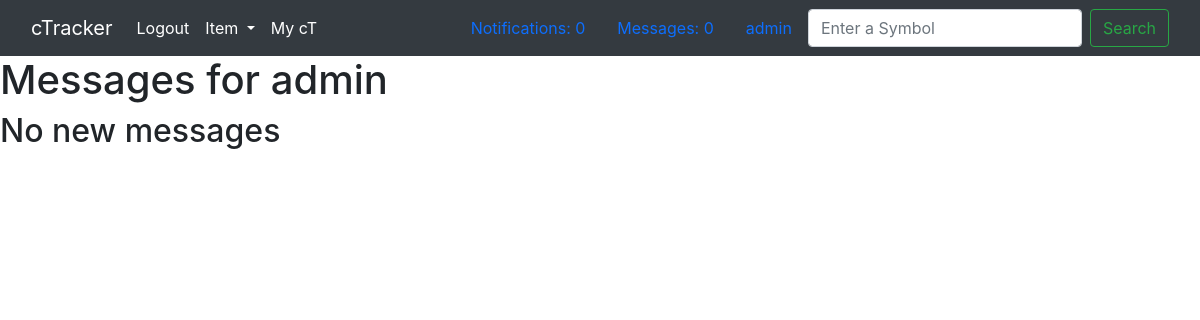
The app's page /my-messages/1/ (signed in), older data.
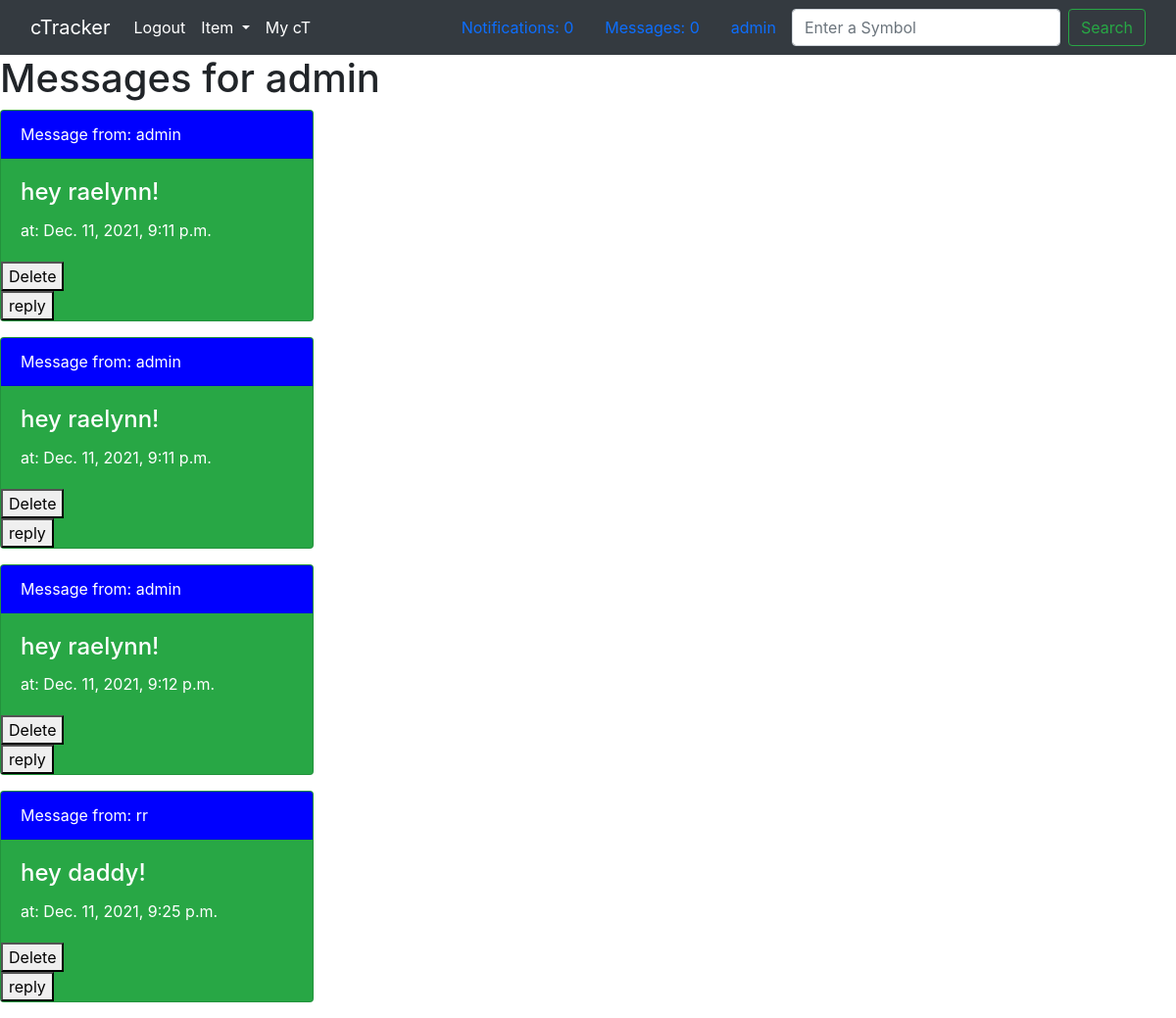
The same page, newer data.
### member/models.py (models this page shows)
class Member(AbstractUser):
    def __str__(self):
        return self.username

### messaging/models.py (models this page shows, shortened)
class Message(models.Model):
    body = models.TextField(max_length=500)
    author = models.ForeignKey(
        Member, related_name="%(class)s_author", null=True, on_delete=models.CASCADE
    )
    recipient = models.ForeignKey(
        Member, related_name="%(class)s_recipient", null=True, on_delete=models.CASCADE
    )
    is_new = models.BooleanField(default=True)
    time_sent = models.DateTimeField(default=timezone.now)

### messaging/views.py (the view)
# urls.py: path("my-messages/<int:id>/", messaging_views.member_messages, name="my-messages"),
def member_messages(request, id):
    template = "messaging.html"
    target_member = Member.objects.get(id=request.user.id)
    signed_in_member = Member.objects.get(id=id)
    member_messages = Message.objects.filter(recipient=signed_in_member)
    message_count = get_messages_count(signed_in_member)
    context = {
        "member_messages": member_messages,
        "signed_in_member": signed_in_member,
        "target_member": target_member,
        "message_count": message_count,
    }
    return render(request, template, context)

### messaging/views.py (called while the page is built)
def get_messages_count(logged_in_member):
    signed_in_member = logged_in_member
    member_messages = Message.objects.filter(recipient=signed_in_member)
    messages_count = len(member_messages)
    return messages_count

### templates/messaging.html (shortened to what this page needs)
{% extends 'base.html' %} {% load static %}
      {% block content %}
      <h1>Messages for {{ target_member.username }}</h1>
    {% if target_member.username == signed_in_member.username %}
    {% if message_count == 0 %}
    <h2>No new messages</h2>
    {% else %}
    <div class="messages-container">
      {% for item in member_messages %}
      <div class="card text-white bg-success mb-3" style="max-width: 20rem">
        <div class="card-header" style="background: blue">
          Message from:
          <a
            href="/profile/{{item.author.id}}/"
            style="text-decoration: none; color: white"
          >
            {{ item.author }}
          </a>
        </div>
        <div class="card-body">
          <h4 class="card-title">{{ item.body }}</h4>
          <p class="card-text">at: {{ item.time_sent }}</p>
        </div>
        <a href="/delete/message/{{item.id}}">
          <button>Delete</button>
        </a>
        <a href="/send-message/{{ item.author.id }}/">
          <button>reply</button>
        </a>
      </div>
      {% endfor %}
    </div>
    {% endif %}
    {% else %}
    <div>
      <h2>You do not have access to view this users messages</h2>
    </div>
    {% endif %} {% endblock %}

### templates/base.html (shortened to what this page needs)
{% load static %}
<!DOCTYPE html>
<html lang="en">
  <head>
    <link
      href="https://cdn.jsdelivr.net/npm/bootstrap@5.1.0/dist/css/bootstrap.min.css"
      rel="stylesheet"
    />
    <link
      href="//maxcdn.bootstrapcdn.com/bootstrap/4.1.1/css/bootstrap.min.css"
      rel="stylesheet"
      id="bootstrap-css"
    />
    <link
      rel="stylesheet"
      type="text/css"
      href="{% static 'css/style.css' %}"
    />
  </head>
  <body>
    {% if signed_in_member.username %}
    <nav class="navbar navbar-expand-lg navbar-dark bg-dark">
      <div class="container-fluid">
        <a class="navbar-brand" href="/home/">cTracker</a>
        <div class="collapse navbar-collapse" id="navbarSupportedContent">
          <ul class="navbar-nav me-auto mb-2 mb-lg-0">
            <li class="nav-item">
                <a class="nav-link active" aria-current="page" href="/logout/">Logout</a>
              </li>
            <li class="nav-item dropdown">
              <a
                class="nav-link active dropdown-toggle"
                href="#"
                id="navbarDropdown"
                role="button"
                data-bs-toggle="dropdown"
                aria-expanded="false"
              >
                Item
              </a>
            </li>
            <li class="nav-item">
                <a class="nav-link active" aria-current="page" href="/my-ct/">My cT</a>
              </li>
          </ul>
          <a class="nav-link active" aria-current="page" href="#">Notifications: 0</a>
          <a class="nav-link active" aria-current="page" href="/my-messages/{{signed_in_member.id}}/">Messages: 0</a>
          <a class="nav-link active" aria-current="page" href="/profile/{{signed_in_member.id}}/">{{signed_in_member.username}}</a>
          <form class="d-flex">
            <input
              class="form-control me-2"
              type="search"
              placeholder="Enter a Symbol"
              aria-label="Search"
            />
            <button class="btn btn-outline-success" type="submit">
              Search
            </button>
          </form>
        </div>
      </div>
    </nav>
      {% endif %}
    {% block content %} {% endblock %}
  </body>
</html>

Row changes from the older to the newer data that the page shows:
added Message: author "admin", body "hey raelynn!", time_sent "Dec. 11, 2021, 9:11 p.m."
added Message: author "admin", body "hey raelynn!", time_sent "Dec. 11, 2021, 9:11 p.m."
added Message: author "admin", body "hey raelynn!", time_sent "Dec. 11, 2021, 9:12 p.m."
added Message: author "rr", body "hey daddy!", time_sent "Dec. 11, 2021, 9:25 p.m."
Text that changed along with them:
text no longer shown: "No new messages"
